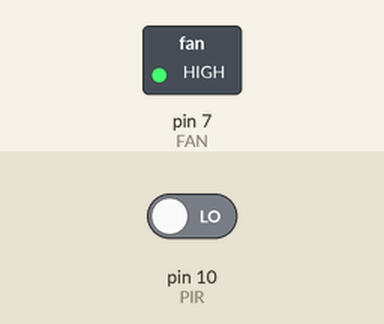
A sketch run on a simulated Arduino Uno, built with avr-gcc and run on an emulated ATmega328P. Shown: switched loads named in the sketch (green lamp = pin HIGH). The inputs (shaded band) are chosen by the test bench; at power-on: pin 10 (PIR) LOW.

Above: at 1.2 s.
1.3 s: pin 10 (PIR) driven HIGH
At 2.6 s:
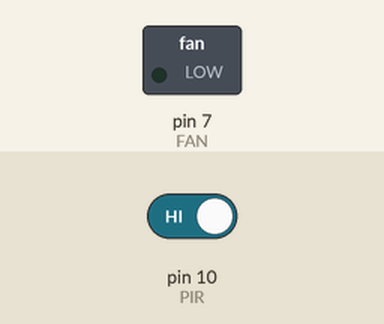
2.9 s: pin 10 (PIR) driven LOW
At 3.8 s:
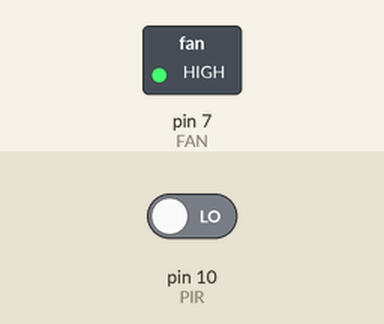
Timing chart, 0 to 5.9 s (numbered marks = the images above; inputs shaded):
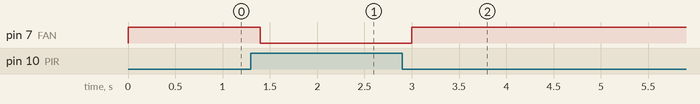

Measured:
- after the input at 1.3 s, pin 7 (FAN): HIGH → LOW after 0.10 s
- after the input at 2.9 s, pin 7 (FAN): LOW → HIGH after 0.10 s

The sketch:

FAN_PIR.ino
```cpp
#define PIR 10
int FAN = 7;

void setup() {
  pinMode(PIR, INPUT);
  pinMode(FAN, OUTPUT);
  Serial.begin(9600);
}


void loop() {
  if(digitalRead(PIR)==HIGH) digitalWrite(FAN, LOW);
  else digitalWrite(FAN, HIGH);
  delay(200);
}
```
